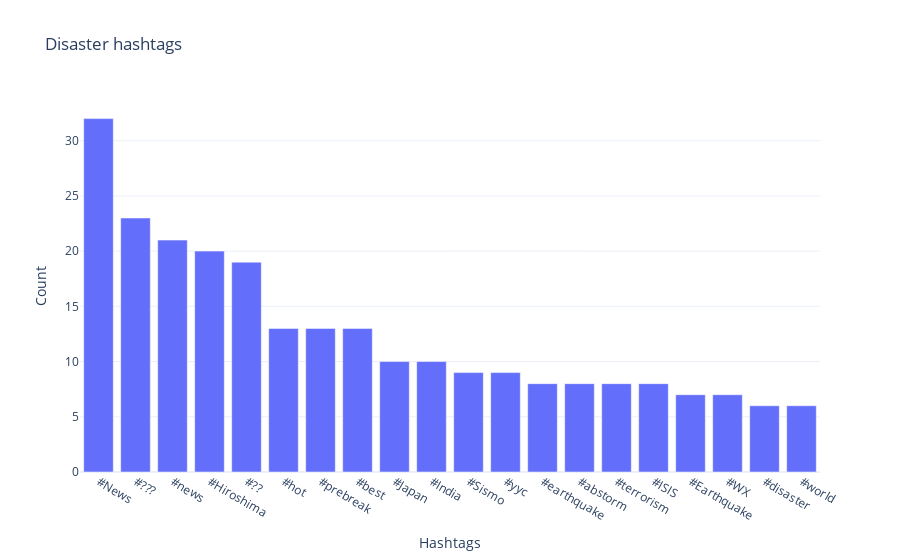

Source (notebook cell):
### Code cell
a = nltk.FreqDist(HT_disaster)
d = pd.DataFrame({'Hashtag': list(a.keys()), 'Count': list(a.values())})

# selecting top 20 most frequent hashtags
d = d.nlargest(columns="Count", n = 20)
ticks = d.Hashtag.tolist()

    
fig = px.bar(x=ticks, y=d['Count'], title='Disaster hashtags', template='plotly_white')
fig.update_layout(
    xaxis = dict(title = 'Hashtags'),
    xaxis_tickangle=30,
    yaxis = dict(title='Count'),)
fig.show()

### Figure 1 — Plotly figure (JSON) as saved in the notebook; plotly's stock layout.template omitted (floating-point values rounded to 4 significant figures)
{"data": [{"alignmentgroup": "True", "hovertemplate": "x=%{x}<br>y=%{y}<extra></extra>", "legendgroup": "", "marker": {"color": "#636efa", "pattern": {"shape": ""}}, "name": "", "offsetgroup": "", "orientation": "v", "showlegend": false, "textposition": "auto", "type": "bar", "x": ["#News", "#???", "#news", "#Hiroshima", "#??", "#hot", "#prebreak", "#best", "#Japan", "#India", "#Sismo", "#yyc", "#earthquake", "#abstorm", "#terrorism", "#ISIS", "#Earthquake", "#WX", "#disaster", "#world"], "xaxis": "x", "y": [32, 23, 21, 20, 19, 13, 13, 13, 10, 10, 9, 9, 8, 8, 8, 8, 7, 7, 6, 6], "yaxis": "y"}], "layout": {"barmode": "relative", "legend": {"tracegroupgap": 0}, "title": {"text": "Disaster hashtags"}, "xaxis": {"anchor": "y", "domain": [0, 1], "tickangle": 30, "title": {"text": "Hashtags"}}, "yaxis": {"anchor": "x", "domain": [0, 1], "title": {"text": "Count"}}}}
